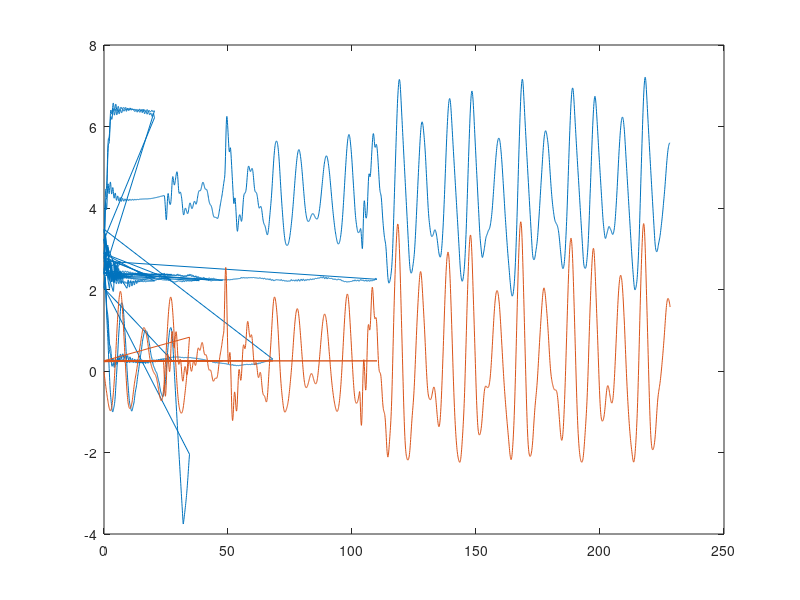

Recreate this plot in MATLAB. (Note: this script raises an error after producing the figure.)
clear; clc;
%v_pos_dist = importdata("log_v_pos_dist.txt");
%v_vel_dist = importdata("log_v_vel_dist.txt");
%v_vel_dist_lp = importdata("log_v_vel_dist_lp.txt");
%v_pos_dist = importdata("log_v_pos_dist_3_wave.txt");
%v_vel_dist = importdata("log_v_vel_dist_3_wave.txt");
%v_vel_dist_lp = importdata("log_v_vel_dist_lp_3_wave.txt");
v_vel_aruco = importdata("log_v_vel_aruco_3_wave.txt");
v_land = importdata("log_v_good_land.txt");
v_vel = importdata("log_v.txt");
x = importdata("log_x.txt");
%x(:,1) = [];
%v(:,1) = [];
x(1:10,:) = [];
%v(1,:) = [];

% figure(1)
% subplot(2,3,1)
% plot(x(:,1)-5)
% hold on;
% plot(x(:,3))
% title('altitude drone')
% subplot(2,3,2)
% plot(x(:,2))
% title('velocity drone')
% subplot(2,3,3)
% plot(x(:,3))
% title('altitude ship')
% subplot(2,3,4)
% plot(x(:,4))
% title('velocity ship')
% subplot(2,3,5)
% plot(x(:,5))
% title('acceleration ship')

% figure(2)
% plot(v(:,1))
% hold on;
% plot(v(:,2)-1.4)

% figure(3)
% plot(v_vel_dist(:,1))
% hold on;
% plot(v_vel_dist(:,2)-1.4)

% figure(4)
% plot(v_pos_dist(:,3)-5)
% hold on;
% plot(v_vel_dist(:,3)-5)
% plot(v_vel_dist_lp(:,3)-5)
% xlim([0 800])
% legend('dist pos cont', 'dist vel cont', 'dist vel cont lp')
% 
% figure(5)
% plot(v_vel_aruco(:,3)-5)
% hold on;
% plot(v_vel_aruco(:,4)-5)
% plot(v_vel_aruco(:,4)-v_vel_aruco(:,3))
% xlim([0 800])
% legend('dist aruco', 'dist ground truth', 'dist diff')
% 
% figure(6)
% plot(v_vel_aruco(:,1))
% hold on;
% plot(v_vel_aruco(:,2)-1.4)
% legend('drone pos', 'ship pos')

figure(7)
plot(v_vel(:,4), v_vel(:,1)-1.12-(4-1.12))
hold on
plot(v_vel(:,4), v_vel(:,2))

% figure(8)
% plot(v_land(:,1))
% hold on;
% plot(v_land(:,2)-6)
% legend('drone pos', 'ship pos')

%%
avg_dist_pos = mean(abs(v_pos_dist(1:800,3)-5))
avg_dist_vel = mean(abs(v_vel_dist(1:800,3)-5))
avg_dist_vel_lp = mean(abs(v_vel_dist_lp(1:800,3)-5))
std_dist_pos = std(abs(v_pos_dist(1:800,3)-5))
std_dist_vel = std(abs(v_vel_dist(1:800,3)-5))
std_dist_vel_lp = std(abs(v_vel_dist_lp(1:800,3)-5))
